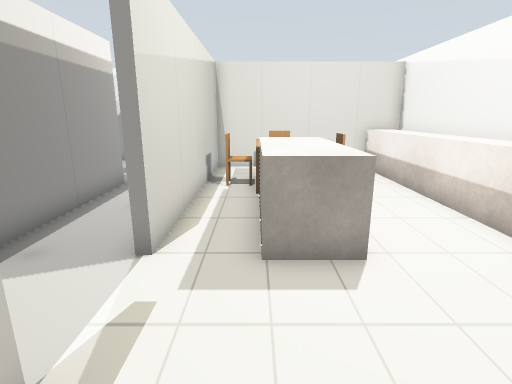
[1] (above)

23 first-person views from a walk through a Gazebo world. The camera is 1.2 m above the floor, tilts 14° down and sees 80° across. The floor is counted in squares, 0.5 m on a side. Each view is taken from the middle of a square. On the plan, view 1 faces up. The plan holds only what a view shows up to about 18 squares ahead; the rest is blank. The place goes on beyond the plan. Simple shapes stand in for some stock models.

[2]
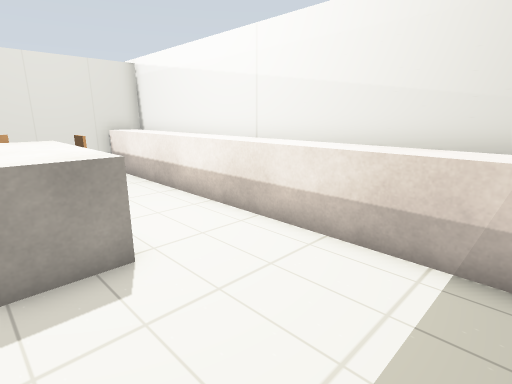

[3]
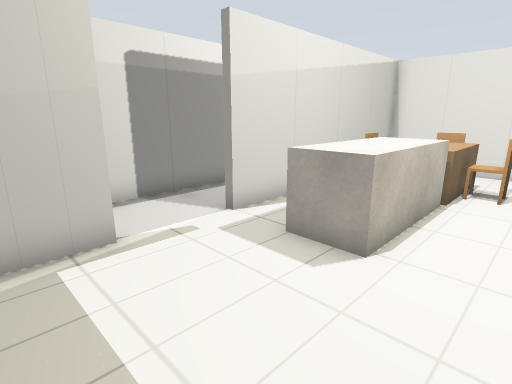

[4]
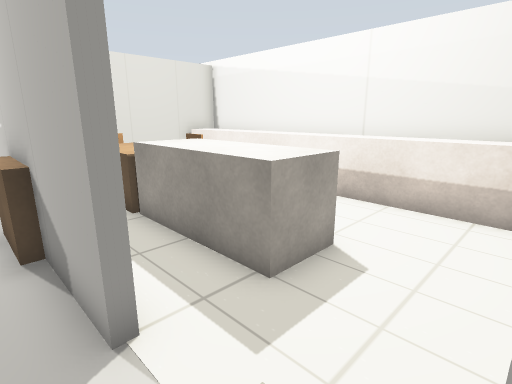

[5]
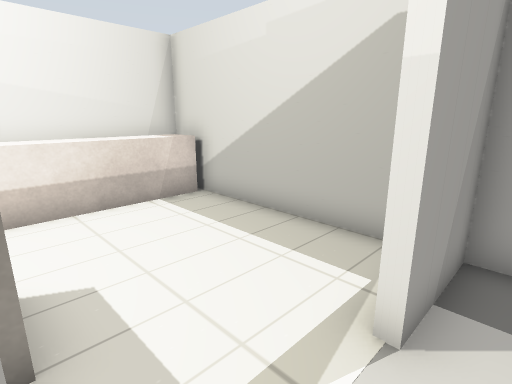

[6]
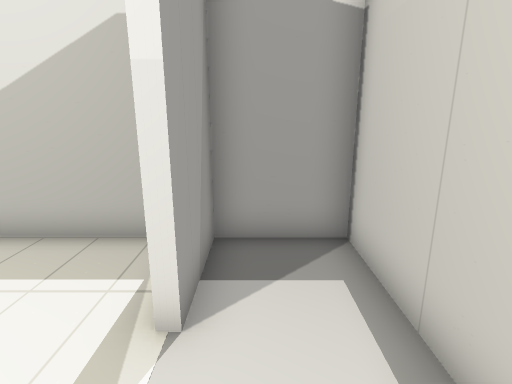

[7]
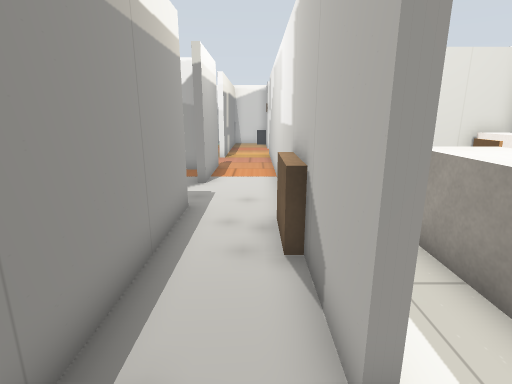

[8]
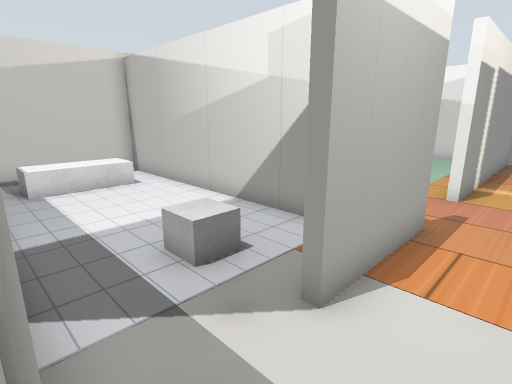

[9]
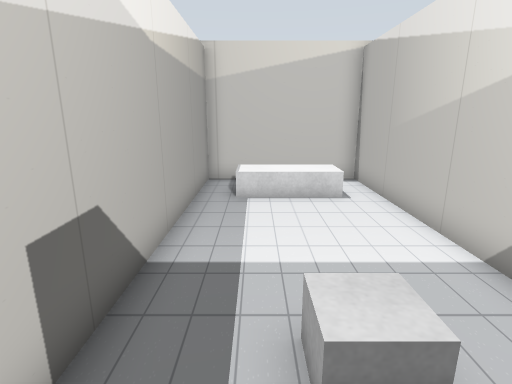

[10]
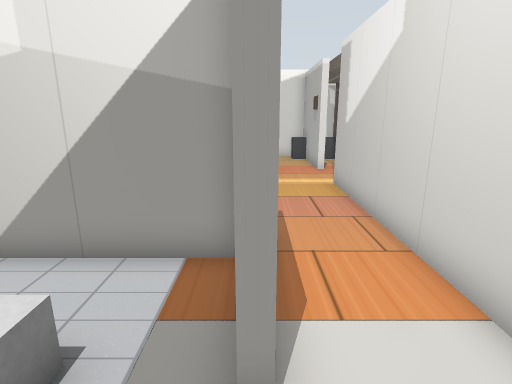

[11]
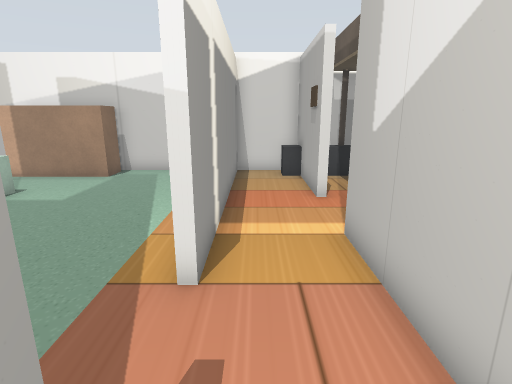

[12]
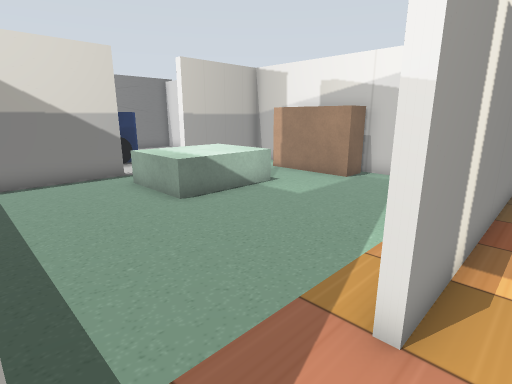

[13]
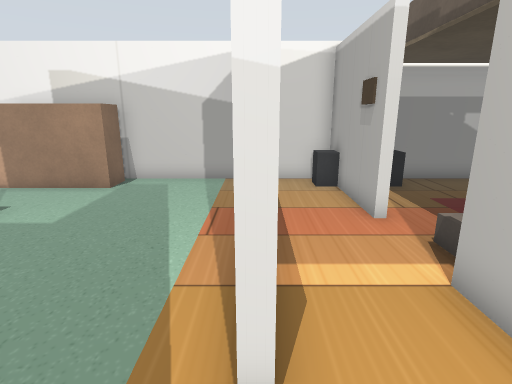

[14]
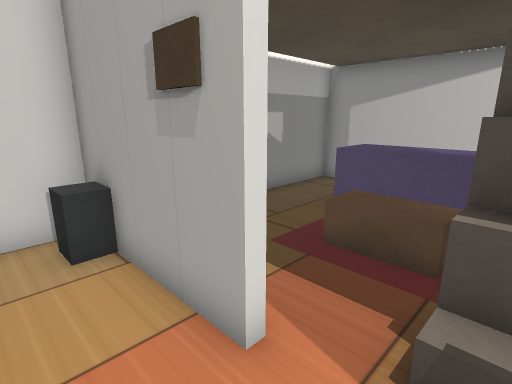

[15]
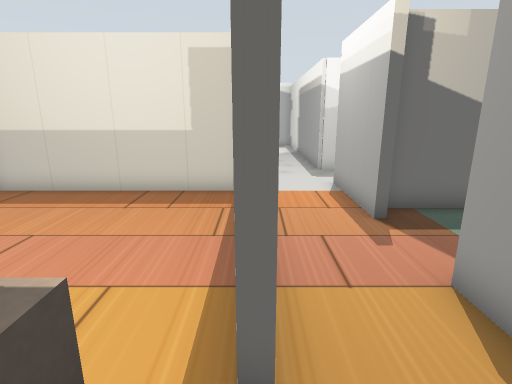

[16]
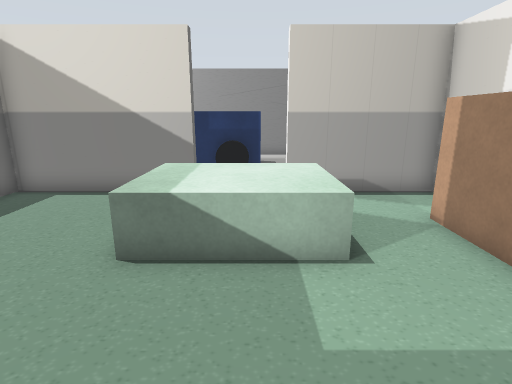

[17]
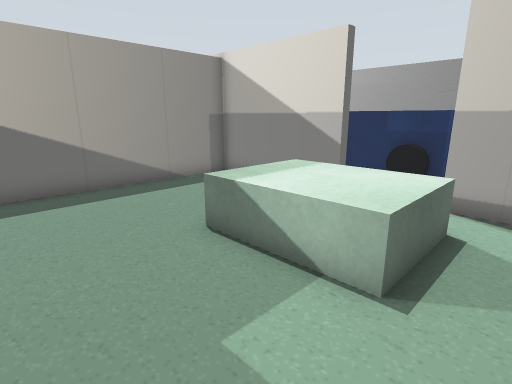

[18]
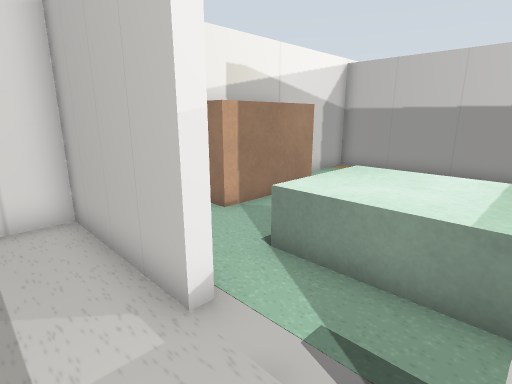

[19]
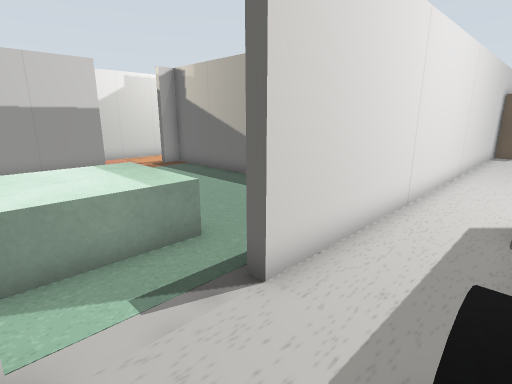

[20]
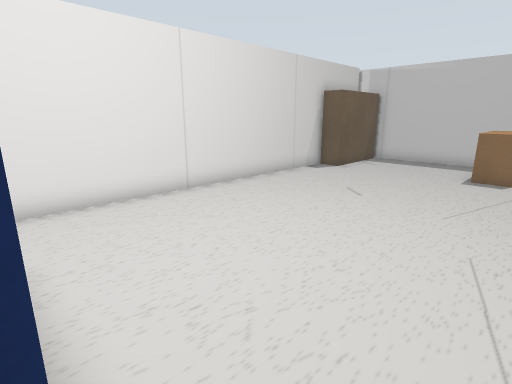

[21]
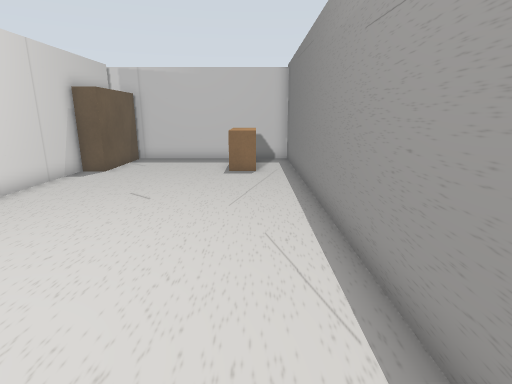

[22]
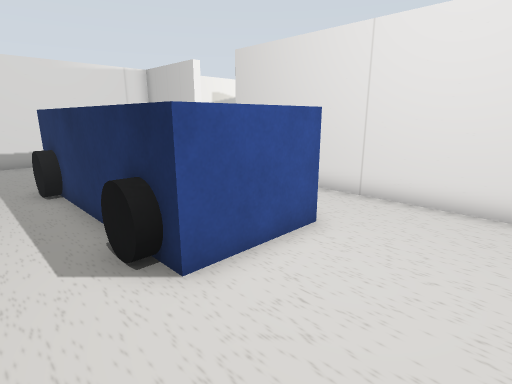

[23]
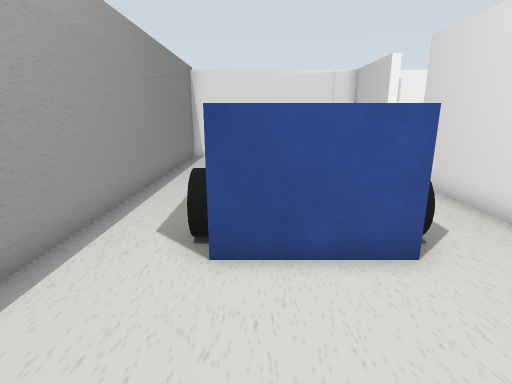

### Floor plan
Ten units are one square. View 1 is at (0, 0); x grows to the right and y downward. Boxes are objects, and circles mark ways between rooms. Rooms are numbered by the first view taken in them; rooms with no view inside come last. Other rooms are left out.
<svg viewBox="-273 -313 346 326">
<path fill="none" stroke="#000" d="M-48 -112 -48 8 -21 8 -21 -20 -18 -20 -18 -2M-9 8 68 8 68 -148 -18 -148 -18 -50 -21 -50 -21 -115M-51 -180 -48 -180 -48 -140 -52 -140M-48 -210 -51 -210M-21 -115 -21 -215M-21 -215 -21 -230 -18 -230M-21 -274 -21 -308 -48 -308 -48 -210M68 -255 68 -308 -8 -308M-14 -152 65 -152M-172 -230 -168 -230 -168 -172 -51 -172 -51 -180M-51 -210 -51 -308 -168 -308 -168 -260 -172 -260M-172 -260 -172 -308 -268 -308 -268 8 -179 8M-172 -26 -172 -230M-183 5 -183 -36 -172 -36M-52 -169 -168 -169 -168 -112 -48 -112"/>
<rect x="-35" y="-95" width="20" height="10" fill="#bbb"><title>brown box</title></rect>
<rect x="-15" y="-115" width="20" height="10" fill="#bbb"><title>chair</title></rect>
<rect x="-5" y="-95" width="30" height="50" fill="#bbb"><title>white box</title></rect>
<rect x="-5" y="-135" width="30" height="40" fill="#bbb"><title>brown box</title></rect>
<rect x="5" y="-135" width="10" height="10" fill="#bbb"><title>chair</title></rect>
<rect x="15" y="-115" width="20" height="10" fill="#bbb"><title>chair</title></rect>
<rect x="45" y="-145" width="20" height="150" fill="#bbb"><title>counter</title></rect>
<rect x="-35" y="-305" width="40" height="20" fill="#bbb"><title>TV cabinet</title></rect>
<rect x="-25" y="-255" width="20" height="30" fill="#bbb"><title>brown box</title></rect>
<rect x="-25" y="-275" width="10" height="10" fill="#bbb"><title>picture</title></rect>
<rect x="-5" y="-235" width="10" height="10" fill="#bbb"><title>brown box</title></rect>
<rect x="-5" y="-255" width="10" height="10" fill="#bbb"><title>brown box</title></rect>
<rect x="-5" y="-305" width="10" height="10" fill="#bbb"><title>pole</title></rect>
<rect x="5" y="-275" width="20" height="20" fill="#bbb"><title>brown box</title></rect>
<rect x="25" y="-285" width="30" height="40" fill="#bbb"><title>purple box</title></rect>
<rect x="-155" y="-275" width="40" height="50" fill="#bbb"><title>white box</title></rect>
<rect x="-145" y="-305" width="50" height="20" fill="#bbb"><title>wardrobe</title></rect>
<rect x="-255" y="-45" width="20" height="40" fill="#bbb"><title>bench</title></rect>
<rect x="-245" y="-195" width="10" height="30" fill="#bbb"><title>black cylinder</title></rect>
<rect x="-245" y="-225" width="10" height="30" fill="#bbb"><title>blue box</title></rect>
<rect x="-245" y="-255" width="10" height="30" fill="#bbb"><title>black cylinder</title></rect>
<rect x="-235" y="-175" width="30" height="10" fill="#bbb"><title>blue box</title></rect>
<rect x="-205" y="-195" width="10" height="30" fill="#bbb"><title>black cylinder</title></rect>
<rect x="-205" y="-225" width="10" height="20" fill="#bbb"><title>blue box</title></rect>
<rect x="-205" y="-255" width="10" height="30" fill="#bbb"><title>black cylinder</title></rect>
<rect x="-155" y="-165" width="20" height="50" fill="#bbb"><title>white box</title></rect>
<rect x="-85" y="-155" width="20" height="20" fill="#bbb"><title>white box</title></rect>
<circle cx="-35" cy="-105" r="3" fill="#2a7"/>
<circle cx="-35" cy="-225" r="3" fill="#2a7"/>
<circle cx="-50" cy="-200" r="3" fill="#2a7"/>
<circle cx="-50" cy="-130" r="3" fill="#2a7"/>
<circle cx="-170" cy="-250" r="3" fill="#2a7"/>
<text x="10" y="-70">1</text>
<text x="-40" y="-170">2</text>
<text x="10" y="-230">3</text>
<text x="-110" y="-240">4</text>
<text x="-220" y="-150">5</text>
<text x="-110" y="-140">6</text>
</svg>
Room 1 opens to room 2. Room 2 opens to room 3. Room 2 opens to room 4. Room 2 opens to room 6. Room 4 opens to room 5.

Where each view was taken, in squares from view 1:
view 1: 0 up, 0 right, facing up
view 2: 0 up, 0 right, facing up-right
view 3: 0 up, 4 right, facing up-left
view 4: 2 up, 3 left, facing up-right
view 5: 5 up, 3 left, facing down-right
view 6: 5 up, 3 left, facing down
view 7: 3 up, 3 left, facing up
view 8: 11 up, 3 left, facing up-left
view 9: 13 up, 5 left, facing left
view 10: 12 up, 5 left, facing up
view 11: 17 up, 4 left, facing up
view 12: 18 up, 4 left, facing up-left
view 13: 19 up, 5 left, facing up
view 14: 24 up, 4 left, facing up-right
view 15: 25 up, 2 left, facing down
view 16: 25 up, 7 left, facing left
view 17: 28 up, 8 left, facing down-left
view 18: 23 up, 19 left, facing up-right
view 19: 26 up, 20 left, facing down-right
view 20: 17 up, 26 left, facing down-right
view 21: 17 up, 25 left, facing down
view 22: 13 up, 26 left, facing up-right
view 23: 12 up, 23 left, facing up
